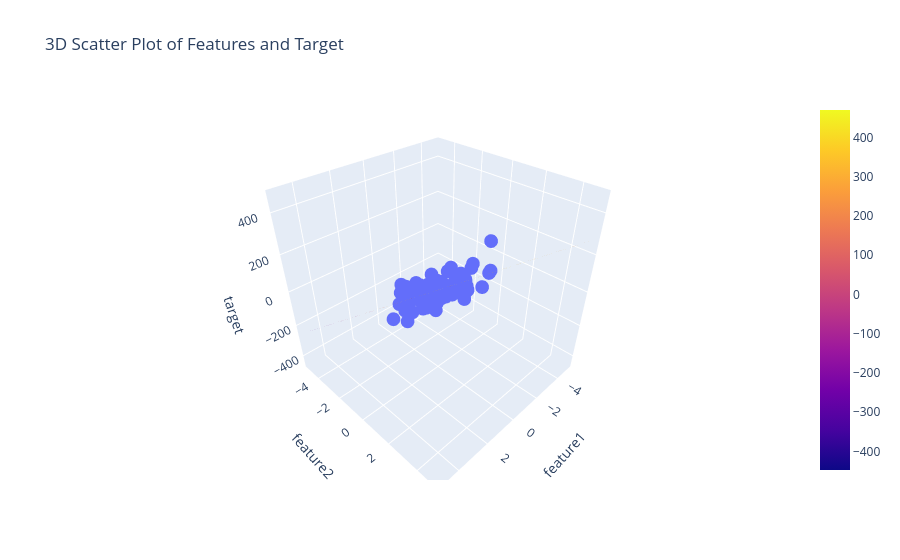

Notebook code cell kept with this figure:
### Code cell
fig = px.scatter_3d(df, x='feature1', y='feature2', z='target', title='3D Scatter Plot of Features and Target')
# fig.add_trace(go.Surface(x=x, y=y, z=z, colorscale='Viridis', opacity=0.5, name='Regression Plane'))
fig.add_trace(go.Surface(x=x, y=y, z=z))

fig.show()
